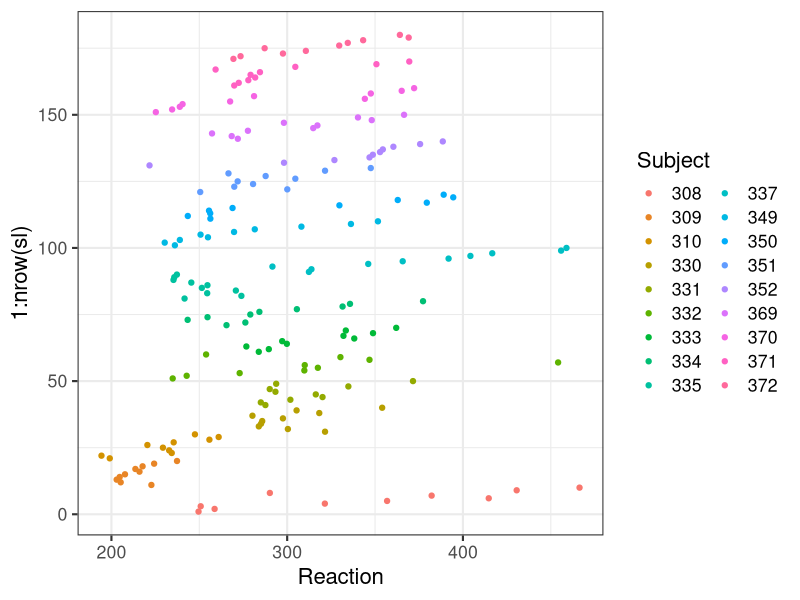
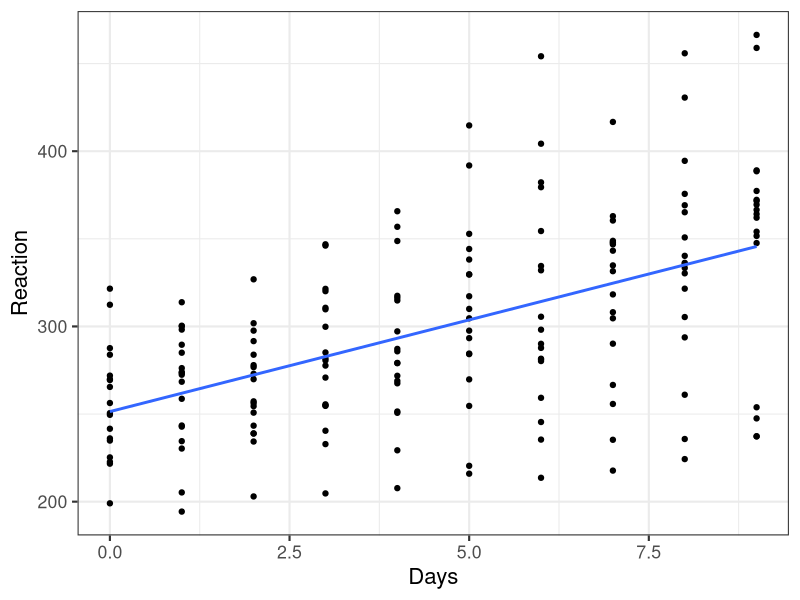
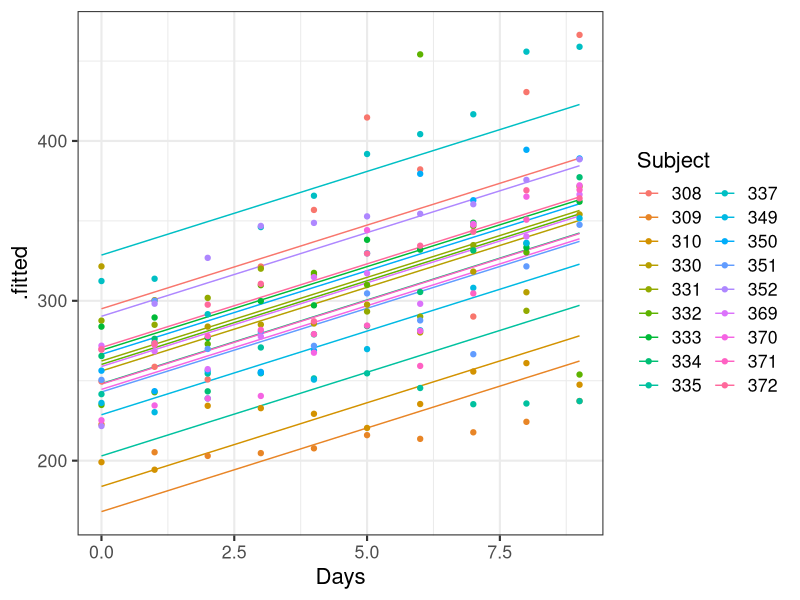
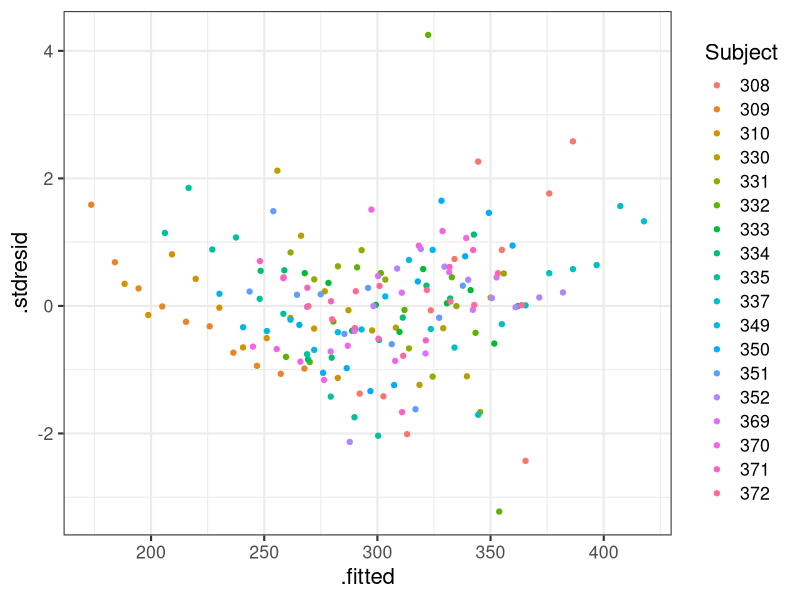
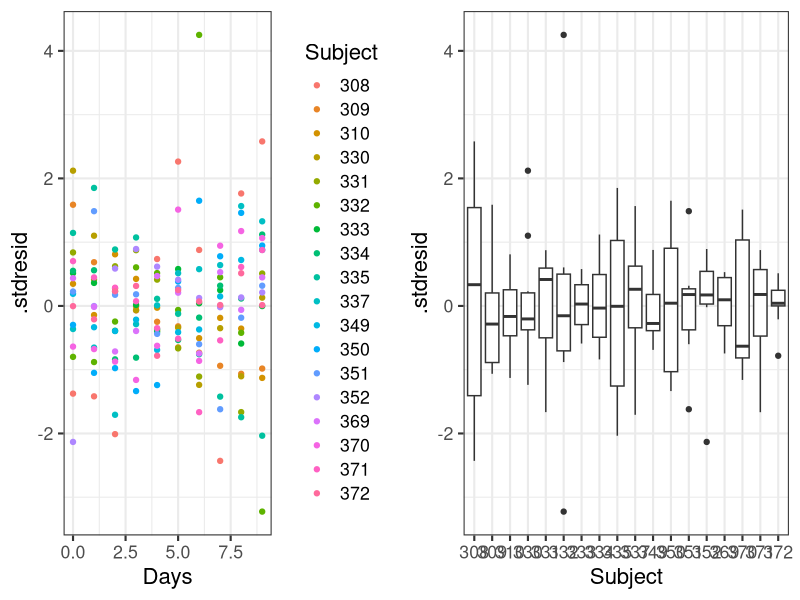
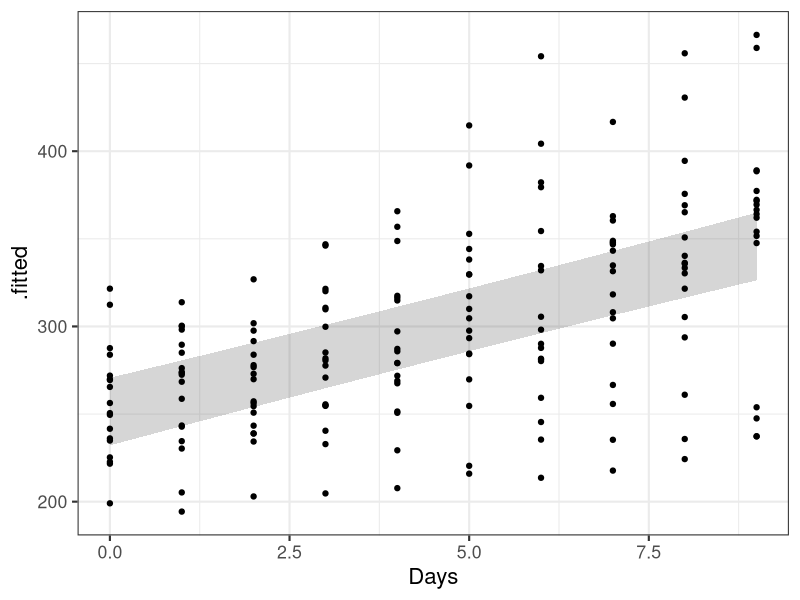
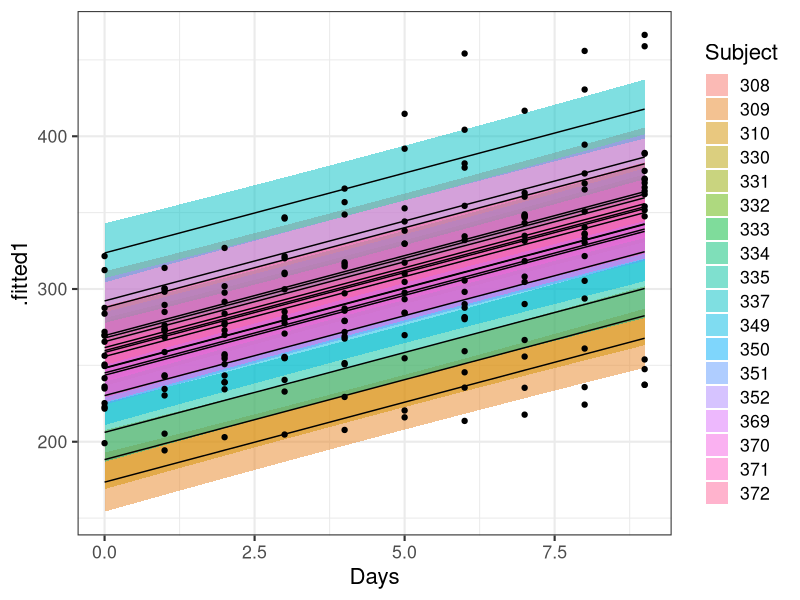

The R script that drew these images, in order:
# ---
# title       : смешаные линейные модели
# subtitle    : Линейные модели, осень 2015
# author: Марина Варфоломеева, Вадим Хайтов

## Пример: Как время реакции людей зависит от бессонницы?
# Данные из Belenky et al., 2003.
# В нулевой день эксперимента всем испытуемым давали поспать нормальное время. Начиная со следующей ночи давали спать по 3 часа.
# - `Reaction` - среднее время реакции в серии тестов в день наблюдения, мс
# - `Days` - число дней депривации сна
# - `Subject` - номер субъекта
library(lme4)
data(sleepstudy)
sl <- sleepstudy
head(sl, 3)



## Знакомство с данными
str(sl)
# пропущенные значения
sum(!complete.cases(sl))
# число субъектов
length(unique(sl$Subject))
# сбалансирован ли объем выборки?
table(sl$Subject)
with(sl, table(Subject, Days))
# Есть ли выбросы?
library(ggplot2)
theme_set(theme_bw(base_size = 16) + theme(legend.key = element_blank()))
update_geom_defaults("point", list(shape = 19))
# Есть ли наблюдения-выбросы? строим dot-plot
ggplot(sl, aes(x = Reaction, y = 1:nrow(sl), colour = Subject)) +
  geom_point() + guides(colour = guide_legend(ncol = 2))

## Что делать с разными субъектами?
## Неправильный вариант 1. Не учитываем группирующий фактор.
wrong1 <- lm(Reaction ~ Days, data = sl)

ggplot(sl, aes(x = Days, y = Reaction)) +
  geom_point() +
  geom_smooth(se = F, method = "lm", size = 1)

## Неправильный вариант 2. Группирующий фактор как фиксированный.
wrong2 <- lm(Reaction ~ Days + Subject, data = sl)

wrong2_diag <- fortify(wrong2)
ggplot(wrong2_diag, aes(x = Days, colour = Subject)) +
  geom_line(aes(y = .fitted, group = Subject)) +
  geom_point(data = sl, aes(y = Reaction)) +
  guides(colour = guide_legend(ncol = 2))


## Cмешаные линейные модели

## Модель со случайным отрезком с помощью `lme()` из пакета `nlme`
detach("package:lme4") # выгружаем lme4, чтобы не было конфликтов
library(nlme)
M1 <- lme(Reaction ~ Days, random = ~ 1 | Subject, data = sl)

## 1. Анализ остатков.  Все ли в порядке с моделью?
## 1) График остатков от предсказанных значений
# plot(M1)
sl$.stdresid <- residuals(M1, type = "pearson")
sl$.fitted <- fitted(M1)
ggplot(sl) + geom_point(aes(x = .fitted, y = .stdresid, colour = Subject))

## 2) График остатков от ковариат в модели
p <- ggplot(data = sl, aes(y = .stdresid))
library(gridExtra)
grid.arrange(
  p + geom_point(aes(x = Days, colour = Subject)),
  p + geom_boxplot(aes(x = Subject)),
  ncol = 2)

## 2. Проверяем, какие из фиксированных факторов влияют одним из трех вариантов:
## 2(а) По значениям t-(или -z) статистики (по REML оценке)
summary(M1)

## 2(б) F-критерий - приблизительный результат (REML оценка)
anova(M1)

## 2(в1) Попарное сравнение вложенных моделей при помощи likelihood ratio test
M1.ml <- lme(Reaction ~ Days, random = ~1|Subject, data = sl, method = "ML")
M2.ml <- update(M1.ml, . ~ . - Days)
anova(M1.ml, M2.ml)

## 2(в2) Сравнение моделей по AIC
AIC(M1.ml, M2.ml)

## 3. Представление результатов
# Переподбираем модель. REML оценка параметров более точна
MFinal1 <- lme(Reaction ~ Days, random = ~1|Subject, method = "REML", data = sl)
# Для проверки финальной модели необходимо провести анализ остатков (те же графики, что и в п.1). Поскольку модель не изменилась, не делаем

## Вычисляем внутриклассовую корреляцию
MFinal1
#     В результатах
#     Random effects:
#      Formula: ~1 | Subject
#             (Intercept) Residual
#     StdDev:    37.12383 30.99123
# Внутриклассовая корреляция
37.12383^2 / (37.12383^2 + 30.99123^2)

## График предсказанных значений для результатов
# 1) Новый датафрейм, для которого будем предсказывать
library(dplyr)
minmax <- sl %>% group_by(Subject) %>%
  summarise(mDays = min(Days), MDays = max(Days))
new_data <- minmax %>% group_by(Subject) %>%
  do(data.frame(Days = seq(.$mDays, .$MDays, length = 10)))

# 2) Матрица линейной модели
X <- model.matrix(~ Days, data = new_data)

# 3) Вычисляем предсказанные значения одним из двух способов
# level = 0 - для фиксированных эффектов (т.е. без учета субъекта)
new_data$.fitted <- predict(MFinal1, new_data, level = 0)
# или то же самое при помощи матриц
betas = fixef(MFinal1)
new_data$.fitted <- X %*% betas

# 4) Вычисляем стандартные ошибки предсказанных значений
# это квадратный корень из диагональных элементов
# матрицы ковариаций предсказанных значений X * cov(BETA) * t(X)
new_data$.se <- sqrt( diag(X %*% vcov(MFinal1) %*% t(X)) )

## 1-й вариант. График с предсказаниями по фиксированной части модели
ggplot(new_data) +
  geom_ribbon(alpha = 0.2, aes(x = Days, y = .fitted, ymin = .fitted - 1.98 * .se, ymax = .fitted + 1.98 * .se)) +
  geom_point(data = sl, aes(x = Days, y = Reaction))

## 2-й вариант. График с предсказаниями для индивидуальных уровней случайного фактора
# beta_0 + beta * Days + случайный эффект субъекта
new_data$.fitted1 <- predict(MFinal1, new_data, level = 1)
ggplot(new_data, aes(x = Days, y = .fitted1, group = Subject)) +
  geom_ribbon(aes(fill = Subject, ymin = .fitted1 - 1.98 * .se, ymax = .fitted1 + 1.98 * .se), alpha = 0.5) + geom_line() +
  geom_point(data = sl, aes(x = Days, y = Reaction))
  # попробуйте добавить facet_wrap(~Subject)

## Cмешаная модель со случайным интерсептом и углом наклона
MS1 <- lme(Reaction ~ Days, random = ~ 1 + Days|Subject, data = sl)

## Задание:
# Проверьте получившуюся модель MS1. Для этого проведите самостоятельно:
# - Анализ остатков
# - Проверку влияния факторов + подбор оптимальной модели
# - Визуализацию предсказаний
